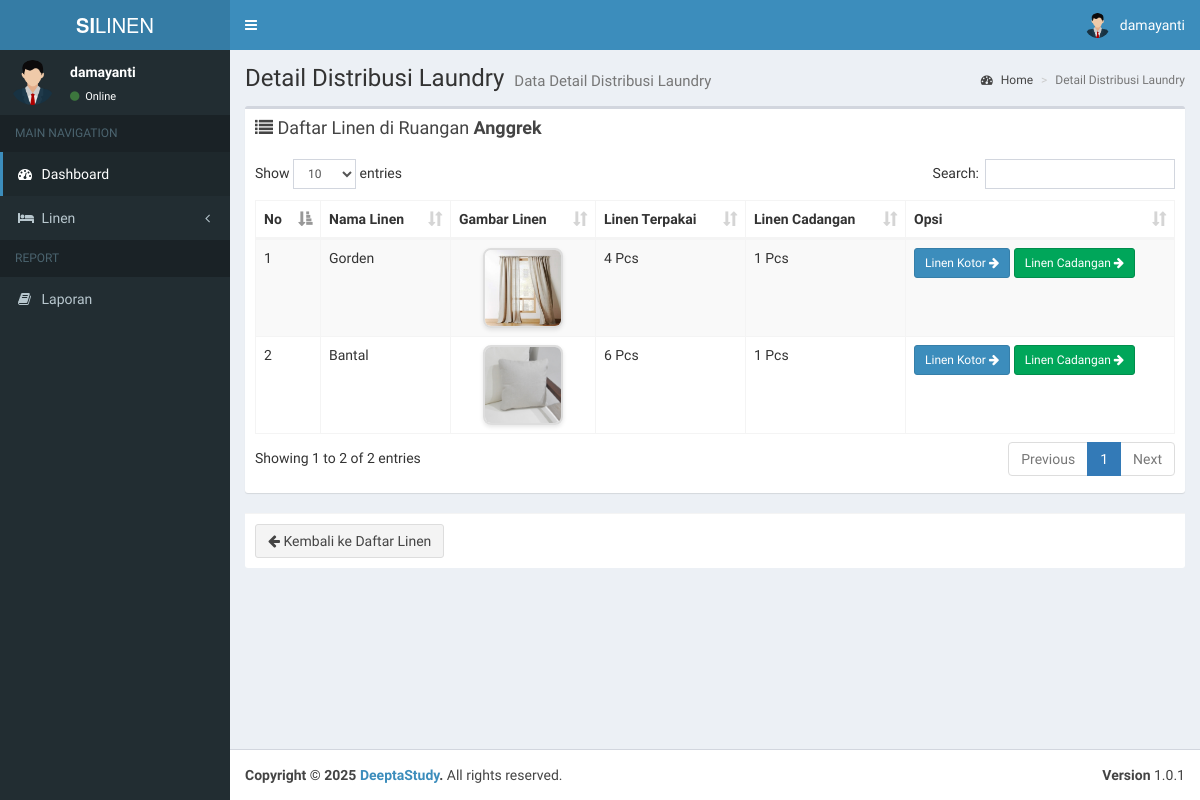
The page /admin/detail_distribusi_laundry.php?id=3 (signed in) on the database as committed earlier.
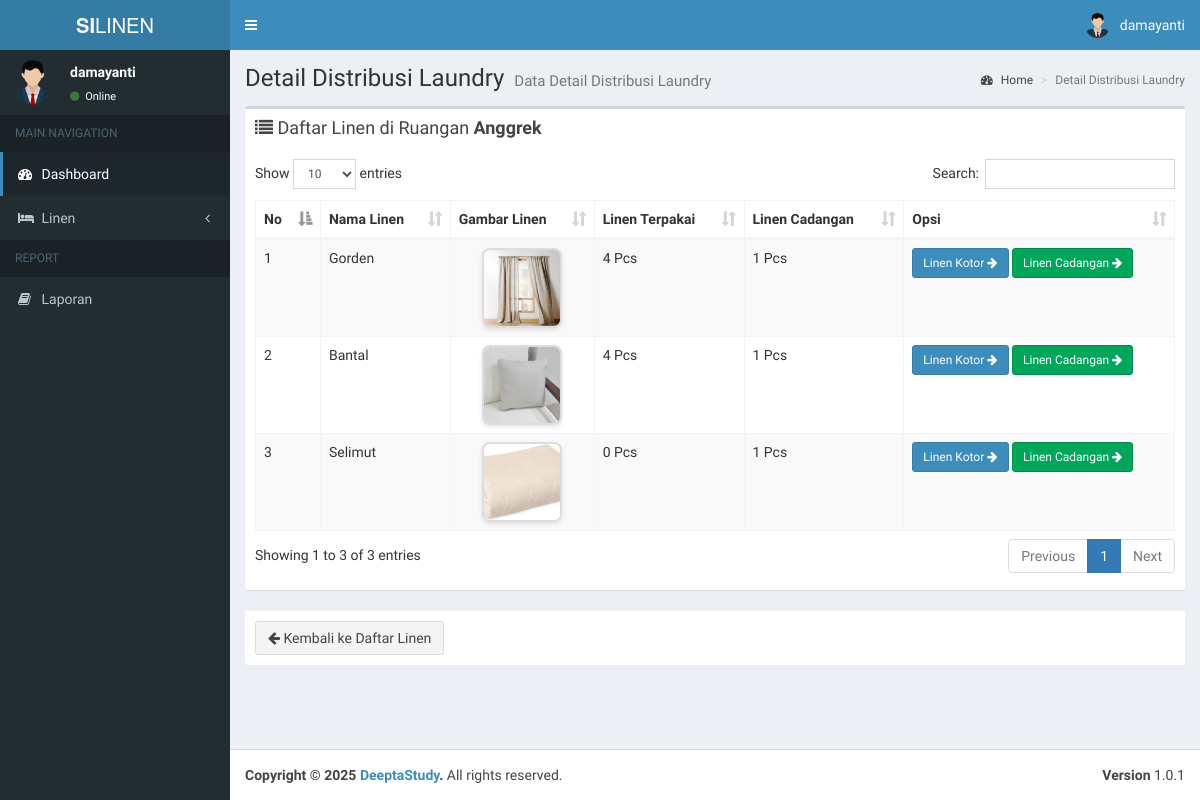
The same page on the database as committed later.
### tables this page shows
CREATE TABLE `linen_ruangan` (
  `id` int(11) NOT NULL,
  `id_user` int(11) NOT NULL,
  `id_ruangan` int(11) NOT NULL,
  `id_linen` int(11) NOT NULL,
  `linen_terpakai` int(11) NOT NULL,
  `linen_cadangan` int(11) NOT NULL,
  `status_linen` int(11) NOT NULL
);

CREATE TABLE `linen` (
  `id` int(11) NOT NULL,
  `kode_linen` varchar(15) NOT NULL,
  `nama_linen` varchar(199) NOT NULL,
  `gambar` varchar(199) NOT NULL,
  `jumlah_linen` int(11) NOT NULL,
  `sisa_linen` int(11) NOT NULL,
  `tanggal` datetime NOT NULL,
  `status` int(11) NOT NULL,
  `updated_at` datetime NOT NULL
);

### admin/detail_distribusi_laundry.php (the view, shortened to what this page needs)
<?php
include '../koneksi.php';
$id = isset($_GET['id']) ? intval($_GET['id']) : 0;
$ruanganQuery = mysqli_query($koneksi, "SELECT * FROM ruangan WHERE id='$id'");
$ruanganData = mysqli_fetch_assoc($ruanganQuery);
$linenRuangan = mysqli_query($koneksi, "SELECT
            lr.*,
            u.nama as admin_ruangan,
            r.nama_ruangan,
            l.nama_linen,
            l.id as id_linen,
            l.gambar
          FROM linen_ruangan lr
          LEFT JOIN users u ON lr.id_user = u.id
          LEFT JOIN ruangan r ON lr.id_ruangan = r.id
          LEFT JOIN linen l ON lr.id_linen = l.id
          WHERE id_ruangan = '$id'");
?>
<section class="content">
    <div class="row">
        <div class="col-xs-12">
            <div class="box">
                <div class="box-header">
                    <h3 class="box-title">
                        <i class="fa fa-list"></i> Daftar Linen di Ruangan <b><?= $ruanganData['nama_ruangan']; ?></b>
                    </h3>
                </div>
                <div class="box-body">
                    <table id="example1" class="table table-bordered table-striped">
                        <thead>
                            <tr>
                                <th>No</th>
                                <th>Nama Linen</th>
                                <th>Gambar Linen</th>
                                <th>Linen Terpakai</th>
                                <th>Linen Cadangan</th>
                                <th>Opsi</th>
                            </tr>
                        </thead>
                        <tbody>
                            <?php
                            $no = 1;
                            while ($data = mysqli_fetch_assoc($linenRuangan)):
                                $gambar_path = !empty($data['gambar']) ? '../uploads/linen/' . $data['gambar'] : '../assets/img/no-image.jpg';
                                $gambar_exists = !empty($data['gambar']) && file_exists($gambar_path);
                            ?>
                                <tr>
                                    <td><?= $no++; ?></td>
                                    <td><?= htmlspecialchars($data['nama_linen']) ?></td>
                                    <td class="text-center">
                                        <?php if ($gambar_exists): ?>
                                            <a href="<?= $gambar_path ?>" data-lightbox="linen-<?= $data['id_linen'] ?>" data-title="<?= htmlspecialchars($data['nama_linen']) ?>">
                                                <img src="<?= $gambar_path ?>" class="img-linen" alt="<?= htmlspecialchars($data['nama_linen']) ?>">
                                            </a>
                                        <?php else: ?>
                                            <div class="no-image">
                                                <i class="fa fa-image fa-2x"></i>
                                            </div>
                                        <?php endif; ?>
                                    </td>
                                    <td><?= htmlspecialchars($data['linen_terpakai']) ?> Pcs</td>
                                    <td><?= htmlspecialchars($data['linen_cadangan']) ?> Pcs</td>
                                    <td>
                                        <?php if (!empty($data['id_user'])): ?>
                                            <button type="button" class="btn btn-sm btn-primary" data-toggle="modal"
                                                data-target="#modalDistribusi<?= $data['id'] ?>">
                                                Linen Kotor <i class="fa fa-arrow-right"></i>
                                            </button>
                                            <button type="button" class="btn btn-sm btn-success" data-toggle="modal"
                                                data-target="#modalCadangan<?= $data['id'] ?>">
                                                Linen Cadangan <i class="fa fa-arrow-right"></i>
                                            </button>
                                        <?php else: ?>
                                            <button class="btn btn-sm btn-primary" disabled>Distribusi <i class="fa fa-arrow-right"></i></button>
                                        <?php endif; ?>
                                    </td>
                                </tr>
                            <?php endwhile; ?>
                        </tbody>
                    </table>
                </div>
            </div>
            <div class="box-footer">
                <a href="data_linen.php" class="btn btn-default">
                    <i class="fa fa-arrow-left"></i> Kembali ke Daftar Linen
                </a>
            </div>
        </div>
    </div>
</section>
<?php
$content = ob_get_clean();
include __DIR__ . '/../layouts/header.php';
echo $content;
include __DIR__ . '/../layouts/footer.php';
?>

Rows that differ between the two databases and show on the page:
changed linen_ruangan "Bantal": linen_terpakai "6" → "4"
added linen_ruangan: id_linen.nama_linen "Selimut", id_linen.gambar (picture), linen_terpakai "0", linen_cadangan "1"
Other text that changed with them:
text written by a page script: "Show entries Search: Showing 1 to 2 of 2 entries Previous 1 Next" → "Show entries Search: Showing 1 to 3 of 3 entries Previous 1 Next"
